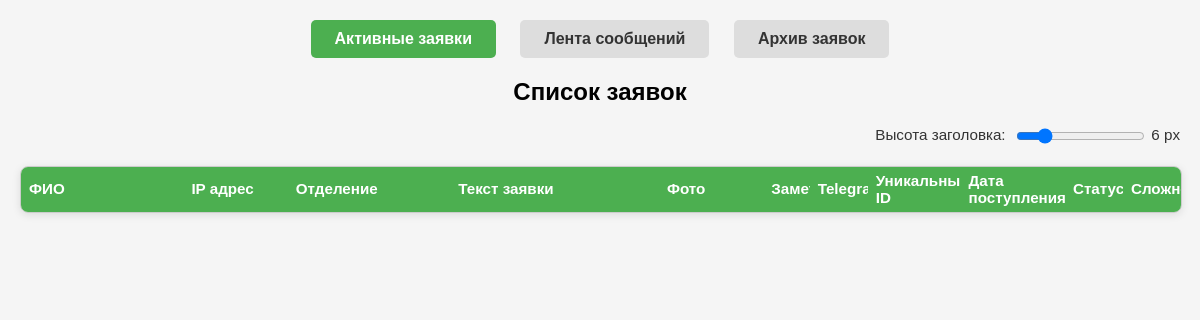
The app's page /applications, older data.
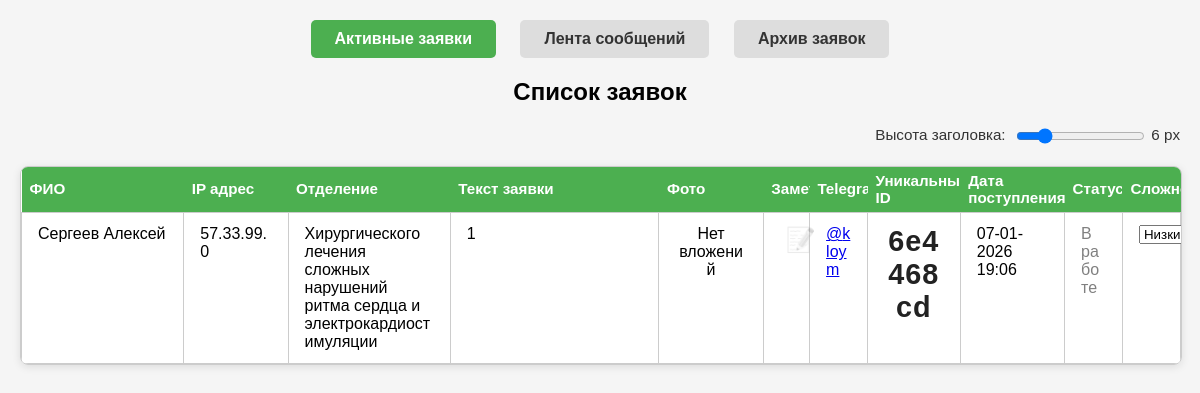
The same page, newer data.
### tables this page shows
CREATE TABLE applications (
        id INTEGER PRIMARY KEY AUTOINCREMENT,
        application_id TEXT UNIQUE,
        chat_id TEXT,
        ip TEXT,
        name TEXT,
        department TEXT,
        details TEXT,
        username TEXT,
        photos TEXT,
        status TEXT DEFAULT 'active',
        created_at TEXT,
        archived_at TEXT,
        done_by TEXT,
        difficulty TEXT DEFAULT 'low',
        staff_notes TEXT,
        solution TEXT,
        rating INTEGER DEFAULT 0,
        assignee TEXT 
    );

### server/server.py (the view)
@app.route("/applications")
def get_active_applications():
    page = request.args.get("page", 1, type=int)
    if page < 1:
        page = 1
    applications, total_pages = repo_get_applications_paginated(
        "active", page, PER_PAGE
    )
    if page > total_pages and total_pages > 0:
        page = total_pages
        applications, total_pages = repo_get_applications_paginated(
            "active", page, PER_PAGE
        )
    return render_template(
        "applications.html",
        applications=applications,
        archive=False,
        current_page=page,
        total_pages=total_pages,
    )

### server/server.py (called while the page is built)
def get_db():
    if "db" not in g:
        g.db = sqlite3.connect(app.config["DATABASE"])
        g.db.row_factory = sqlite3.Row
    return g.db

### server/templates/applications.html (shortened to what this page needs)
<!DOCTYPE html>
<html lang="ru">
<head>
</head>
<body class="{% if archive %}view-archive{% else %}view-active{% endif %}">
    <div class="nav-btns">
        <a href="{{ url_for('get_active_applications') }}" class="{% if not archive %}active{% endif %}">Активные заявки</a>
        <a href="{{ url_for('comments_view') }}">Лента сообщений</a>
        <a href="{{ url_for('get_archive') }}" class="{% if archive %}active{% endif %}">Архив заявок</a>
    </div>
    <h2>
        {% if archive %}Архив заявок{% else %}Список заявок{% endif %}
    </h2>
    <div class="th-height-control">
        <label>
            Высота заголовка:&nbsp;
            <input type="range" id="thHeight" min="2" max="24" value="6">
            <span id="thHeightValue">6</span> px
        </label>
    </div>
    <div class="table-container" id="table-container" data-view-key="{% if archive %}archive{% else %}active{% endif %}">
        <table>
            <colgroup>
                <col class="col-fio">
                <col class="col-ip">
                <col class="col-department">
                <col class="col-details">
                <col class="col-photo">
                {% if not archive %}
                    <col class="col-notes">
                {% endif %}
                <col class="col-telegram">
                <col class="col-uid">
                <col class="col-date-created">
                <col class="col-status">
                <col class="col-difficulty">
            </colgroup>
            <thead>
            <tr>
                <th scope="col">ФИО</th>
                <th scope="col">IP адрес</th>
                <th scope="col">Отделение</th>
                <th scope="col">Текст заявки</th>
                <th scope="col">Фото</th>
                {% if not archive %}
                    <th scope="col">Заметки</th>
                {% endif %}
                <th scope="col">Telegram</th>
                <th scope="col">Уникальный ID</th>
                <th scope="col">Дата поступления</th>
                <th scope="col">Статус</th>
                <th scope="col">Сложность</th>
            </tr>
            </thead>
            <tbody>
            {% for app in applications %}
            <tr>
                <td>{{ app.name }}</td>
                <td>{{ app.ip }}</td>
                <td>{{ app.department }}</td>
                <td>{{ app.details | replace('\n', '<br>') | safe }}</td>
                <td class="center-align">
                    {% if app.photo_objects %}
                        <div class="photo-gallery">
                        {% for photo in app.photo_objects %}
                            <div class="photo-item">
                                {% if photo.is_image %}
                                    <a href="{{ photo.url }}" class="photo-link" target="_blank">
                                        <img src="{{ photo.url }}" alt="Фото" loading="lazy" width="120" height="150" style="object-fit: cover;">
                                    </a>
                                {% elif photo.is_video %}
                                    <div style="width: 120px; height: 150px;">
                                        <video width="120" height="150" controls preload="metadata">
                                            <source src="{{ photo.url }}" type="video/mp4">
                                            Ваш браузер не поддерживает видео.
                                        </video>
                                    </div>
                                {% else %}
                                    <a href="{{ photo.url }}" class="photo-link" download>
                                        <div style="width: 120px; height: 150px; display: flex; flex-direction: column; align-items: center; justify-content: center; background: #f8f9fa; border: 1px solid #ddd; border-radius: 4px; color: #333;">
                                            <span style="font-size: 40px; margin-bottom: 5px;">
                                                {% if 'xls' in photo.extension or 'csv' in photo.extension %}
                                                    📊
                                                {% elif 'doc' in photo.extension %}
                                                    📝
                                                {% elif 'pdf' in photo.extension %}
                                                    📕
                                                {% else %}
                                                    📄
                                                {% endif %}
                                            </span>
                                            <span style="font-size: 12px; font-weight: bold; text-transform: uppercase;">
                                                {{ photo.extension }}
                                            </span>
                                            <span style="font-size: 10px; color: #666;">Скачать</span>
                                        </div>
                                    </a>
                                {% endif %}
                                {% if not archive %}
                                <form method="POST"
                                    action="{{ url_for('delete_photo', app_id=app.id, filename=photo.filename) }}"
                                    onsubmit="return confirm('Удалить этот файл?');"
                                    title="Удалить файл">
                                    <button type="submit" class="delete-photo-btn">✖</button>
                                </form>
                                {% endif %}
                            </div>
                        {% endfor %}
                        </div>
                    {% else %}
                        Нет вложений
                    {% endif %}
                </td>
                {% if not archive %}
                <td class="center-align">
                    <button type="button"
                            class="note-btn {% if app.staff_notes %}note-exists{% else %}note-empty{% endif %}"
                            onclick="openNoteModal('{{ app.id }}', `{{ app.staff_notes or '' }}`)"
                            title="{% if app.staff_notes %}Есть заметка{% else %}Добавить заметку{% endif %}">
                        📝
                    </button>
                </td>
                {% endif %}
                <td>
                    {% if app.username %}
                        <a href="https://t.me/{{ app.username }}" target="_blank">@{{ app.username }}</a>
                    {% else %}
                        Нет username
                    {% endif %}
                </td>
                <td class="center-align" style="font-size: 1.8em; font-weight: bold; color: #222; letter-spacing: 1px;">
                    <span class="copy-id" style="cursor:pointer;" onclick="copyToClipboard('{{ app.application_id }}', this)">
                        {{ app.application_id }}
                    </span>
                </td>
                <td>
                    {% if app.created_at %}
                        {{ app.created_at.strftime('%d-%m-%Y %H:%M') }}
                    {% else %}
                        —
                    {% endif %}
                </td>
                <td>
                    {% if not archive %}
                        <span style="color: grey;">В работе</span>
                    {% else %}
                        <span style="color: green;">Выполнено</span>
                    {% endif %}
                </td>
                <td class="center-align">
                    {% if not archive %}
                        <form method="post" action="/set_difficulty/{{ app.id }}">
                            <select name="difficulty" onchange="this.form.submit()"
                                title="{% if app.difficulty == 'low' %}Среднее время: 1 день{% elif app.difficulty == 'medium' %}Среднее время: 3-5 дней{% elif app.difficulty == 'high' %}Среднее время: 7 и более дней{% elif app.difficulty == 'naumen' %}Статус: Наумен{% elif app.difficulty == 'employee'%}Сотрудник мог решить проблему сам{% else %}—{% endif %}">
                                <option value="low" {% if app.difficulty == 'low' %}selected{% endif %} title="Среднее время: 1 день">Низкий</option>
                            </select>
                        </form>
                    {% endif %}
                </td>
            </tr>
            {% endfor %}
            </tbody>
        </table>
    </div>
</body>
</html>

### server/templates/applications.html (style rules this page uses)
:root { --th-padding-y: 6px; }
body { font-family: Arial, sans-serif; background: #f5f5f5; margin: 0; padding: 0 20px; }
h2 { text-align: center; }
.nav-btns { text-align: center; margin: 20px 0; }
.nav-btns a { display: inline-block; margin: 0 10px; padding: 10px 24px; background: #ddd; color: #333; text-decoration: none; border-radius: 5px; font-weight: bold; }
.nav-btns a.active { background: #4CAF50; color: #fff; }
.table-container { width: 100%; overflow: auto; margin: 20px auto 40px; border: 1px solid #ccc; background: #fff; border-radius: 8px; box-shadow: 0 2px 8px rgba(0,0,0,0.1); }
table { border-collapse: collapse; width: 100%; table-layout: fixed; }
th { background: #4CAF50; color: #fff; position: sticky; top: 0; z-index: 10; position: relative; padding-top: var(--th-padding-y, 6px); padding-bottom: var(--th-padding-y, 6px); padding-left: 8px; padding-right: 8px; font-size: 0.95em; line-height: 1.1; text-align: left; }
td { border: 1px solid #ccc; padding: 12px 16px; text-align: left; font-size: 1em; overflow-wrap: break-word; vertical-align: top; }
td.center-align { text-align: center; }
.view-active col.col-fio { width: 14%; }
.view-active col.col-ip { width: 9%; }
.view-active col.col-department { width: 14%; }
.view-active col.col-details { width: 18%; }
.view-active col.col-photo { width: 9%; }
.view-active col.col-notes { width: 4%; }
.view-active col.col-telegram { width: 5%; }
.view-active col.col-uid { width: 8%; }
.view-active col.col-date-created { width: 9%; }
.view-active col.col-status { width: 5%; }
.view-active col.col-difficulty { width: 5%; }
.note-btn { background: none; border: none; font-size: 1.5em; cursor: pointer; transition: transform 0.2s; }
.note-empty { opacity: 0.3; filter: grayscale(100%); }
.th-height-control { margin: 10px 0 0 0; text-align: right; font-size: 0.95em; color: #333; user-select: none; }
.th-height-control input[type="range"] { vertical-align: middle; }

Row changes from the older to the newer data that the page shows:
added applications: name "Сергеев Алексей", ip "57.33.99.0", department "Хирургического лечения сложных нарушений ритма сердца и электрокардиостимуляции", details "1", username "kloym", application_id "6e4468cd", created_at "07-01-2026 19:06", difficulty "Низкий"
